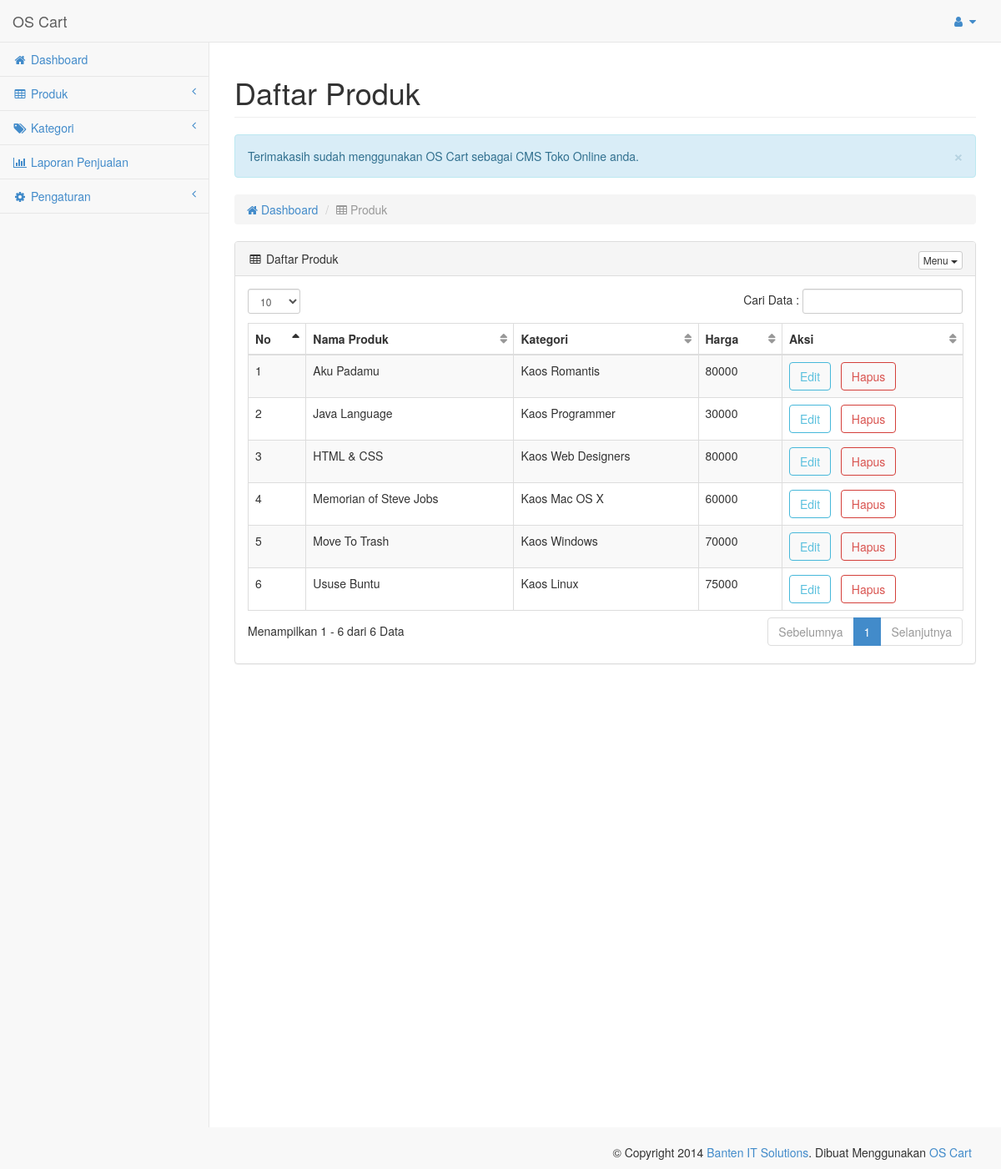
Page /os-admin/admin.php?pengaturan=produk (signed in) on the committed database.
### tables this page shows
CREATE TABLE IF NOT EXISTS `os_produk` (
  `id` bigint(10) NOT NULL AUTO_INCREMENT,
  `nama_produk` varchar(30) NOT NULL,
  `harga` decimal(20,0) NOT NULL,
  `gambar` varchar(200) NOT NULL,
  `id_kategori` bigint(10) NOT NULL,
  `deskripsi` text NOT NULL,
  `detail` text NOT NULL,
  `bintang` int(5) NOT NULL,
  `stok` varchar(20) NOT NULL DEFAULT 'Tersedia',
  PRIMARY KEY (`id`),
  KEY `id_kategori` (`id_kategori`)
);

CREATE TABLE IF NOT EXISTS `os_kategori` (
  `id` bigint(10) NOT NULL AUTO_INCREMENT,
  `kategori` varchar(25) NOT NULL,
  `deskripsi` varchar(250) NOT NULL,
  PRIMARY KEY (`id`)
);

### os-admin/sys/produk.php (the view, shortened to what this page needs)
<?php
switch($_GET[aksi]){
  default:
  echo'
        <div id="page-wrapper">
            <div class="row">
            <div class="col-lg-12">
                            <h1 class="page-header">Daftar Produk</h1>
                            <div class="alert alert-info alert-dismissable">
                                <button type="button" class="close" data-dismiss="alert" aria-hidden="true">&times;</button>Terimakasih sudah menggunakan OS Cart sebagai CMS Toko Online anda.
                            </div>
            <ol class="breadcrumb">
              <li><a href="admin.php"><i class="fa fa-home"></i> Dashboard</a></li>
              <li class="active"><i class="fa fa-table"></i> Produk</li>
            </ol>
            </div>
            </div>
            <div class="row">
                <div class="col-lg-12">
                    <div class="panel panel-default">
                        <div class="panel-heading">
                            <i class="fa fa-table fa-fw"></i> Daftar Produk
                            <div class="pull-right">
                                <div class="btn-group">
                                    <button type="button" class="btn btn-default btn-xs dropdown-toggle" data-toggle="dropdown">
                                        Menu
                                        <span class="caret"></span>
                                    </button>
                                </div>
                            </div>
                        </div>
                        <div class="panel-body">
                            <div class="table-responsive">
                                <table class="table table-striped table-bordered table-hover" id="dataTables-example">
                                    <thead>
                                        <tr>
                                          <th>No</th>
                                          <th>Nama Produk</th>
                                          <th>Kategori</th>
                                          <th>Harga</th>
                                          <th>Aksi</th>
                                        </tr>
                                    </thead>
                                    <tbody>';
                                      $sql = mysql_query("SELECT * FROM os_produk ORDER BY id ASC");
                                      $no = 1;
                                      while ($ambildata=mysql_fetch_array($sql)){
                                        echo"<tr>
                                            <td>$no</td>
                                            <td>$ambildata[nama_produk]</td>
                                            <td>";
                                      $query = mysql_query("SELECT * FROM os_kategori WHERE id = '".$ambildata['id_kategori']."'");
                                      $lht = mysql_fetch_array($query);
                                        echo"$lht[kategori]</td>
                                            <td>$ambildata[harga]</td>
                                            <td><a class='btn btn-outline btn-info' href='?pengaturan=produk&aksi=edit-produk&id=$ambildata[id]'>Edit</a> &nbsp; <a class='btn btn-outline btn-danger' href='aksi.php?pengaturan=produk&aksi=hapus&id=$ambildata[id]'>Hapus</a>
                                            </td>
                                            </tr>";
                                        $no++;
                                      }
                                    echo '</tbody>
                                </table>
                            </div>
                        </div>
                    </div>
                </div>
            </div>
        </div>
        ';
    break;
}
?>

### os-media/theme/admin/css/sb-admin.css (style rules this page uses)
body { background-color: #f8f8f8; }
#page-wrapper { padding: 0 15px; min-height: 568px; background-color: #fff; }
@media (min-width:768px) { #page-wrapper { position: inherit; margin: 0 0 0 250px; padding: 0 30px; min-height: 1300px; border-left: 1px solid #e7e7e7; } }
.btn-outline { color: inherit; background-color: transparent; transition: all .5s; }
.btn-info.btn-outline { color: #5bc0de; }
.btn-danger.btn-outline { color: #d9534f; }
table.dataTable thead .sorting, table.dataTable thead .sorting_asc:after, table.dataTable thead .sorting_desc, table.dataTable thead .sorting_asc_disabled, table.dataTable thead .sorting_desc_disabled { background: transparent; }
table.dataTable thead .sorting_asc:after { content: "\f0de"; float: right; font-family: fontawesome; }
table.dataTable thead .sorting:after { content: "\f0dc"; float: right; font-family: fontawesome; color: rgba(50,50,50,.5); }

### rows in the picture
os_produk: nama_produk "Aku Padamu", id_kategori.kategori "Kaos Romantis", harga "80000"
os_produk: nama_produk "Java Language", id_kategori.kategori "Kaos Programmer", harga "30000"
os_produk: nama_produk "HTML & CSS", id_kategori.kategori "Kaos Web Designers", harga "80000"
os_produk: nama_produk "Memorian of Steve Jobs", id_kategori.kategori "Kaos Mac OS X", harga "60000"
os_produk: nama_produk "Move To Trash", id_kategori.kategori "Kaos Windows", harga "70000"
os_produk: nama_produk "Ususe Buntu", id_kategori.kategori "Kaos Linux", harga "75000"
